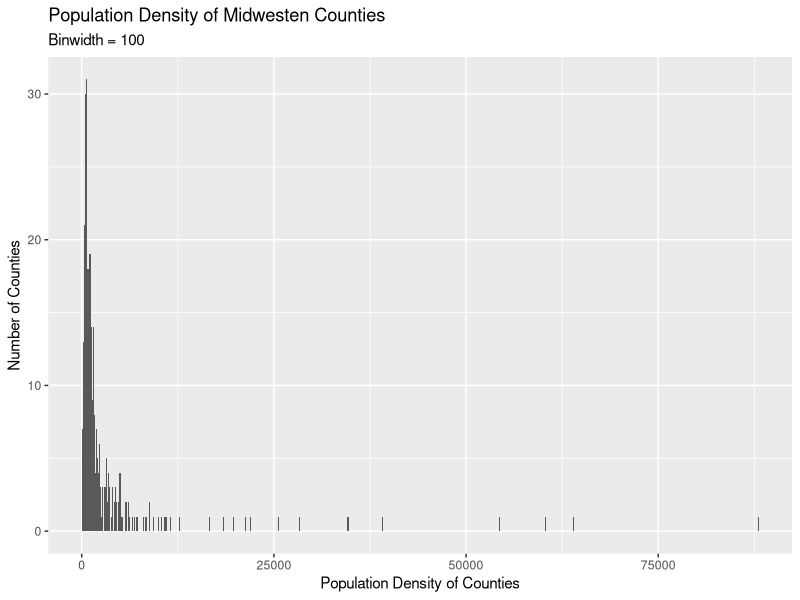
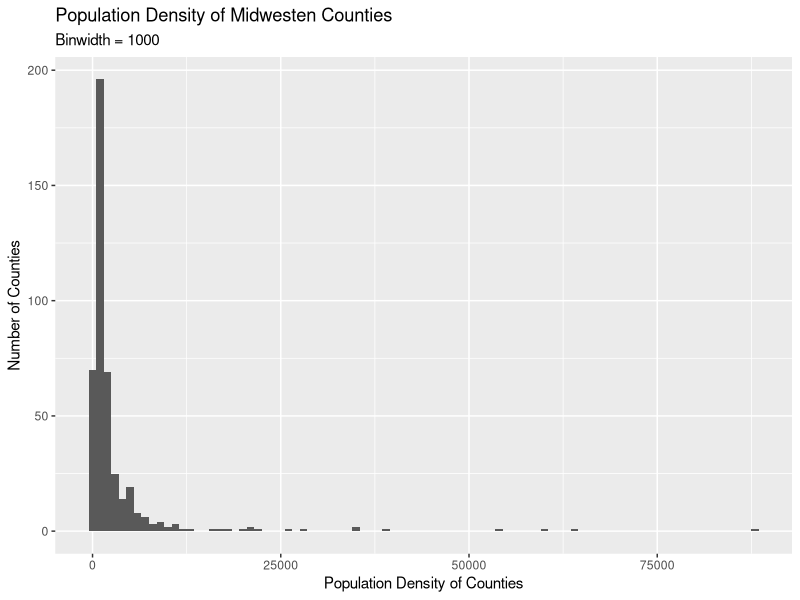
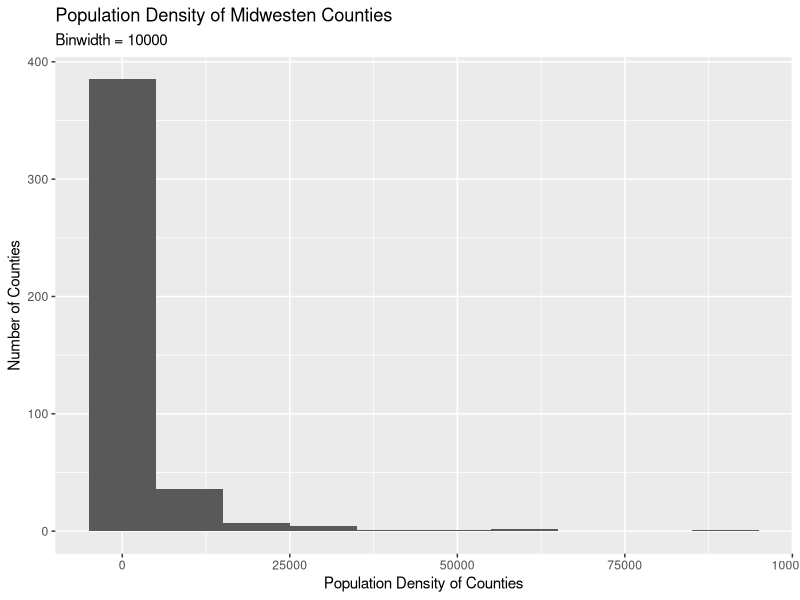
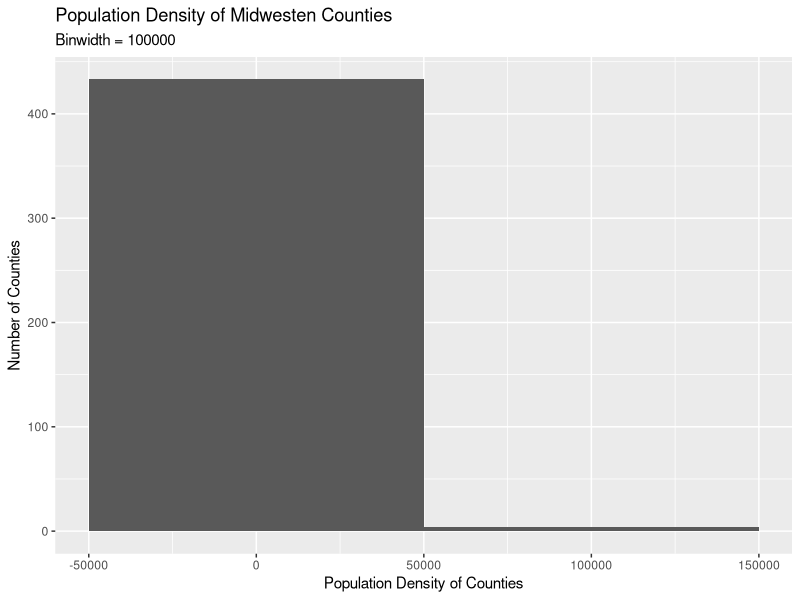
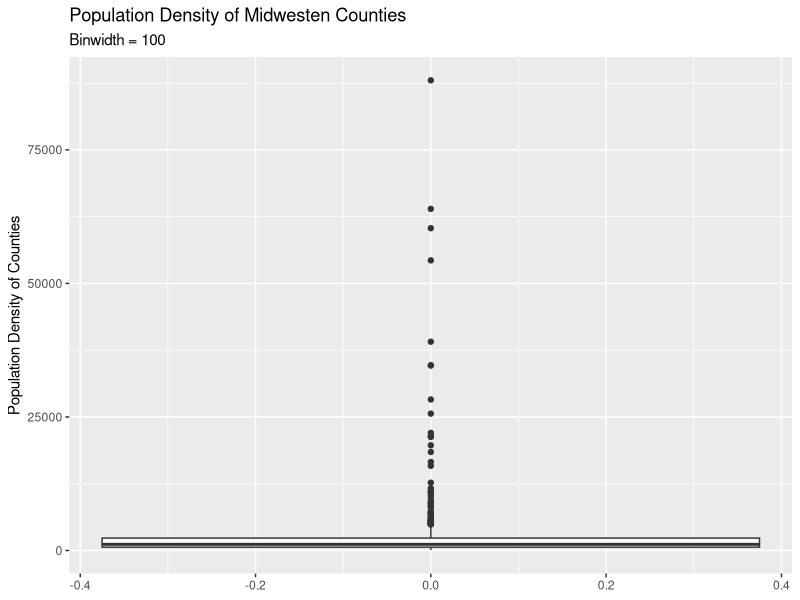

Here is the R script that generated these plots, in order:
## ---- chunk 1
library(tidyverse)
## ---- chunk 2
ggplot(midwest, aes(x = popdensity)) +
  geom_histogram(binwidth = 100) +
  labs(
    x = "Population Density of Counties",
    y = "Number of Counties", 
    title = "Population Density of Midwesten Counties",
    subtitle = "Binwidth = 100"
  ) 
## ---- chunk 3
ggplot(midwest, aes(x = popdensity)) +
  geom_histogram(binwidth = 1000) +
  labs(
    x = "Population Density of Counties",
    y = "Number of Counties", 
    title = "Population Density of Midwesten Counties",
    subtitle = "Binwidth = 1000"
  ) 
## ---- chunk 4
ggplot(midwest, aes(x = popdensity)) +
  geom_histogram(binwidth = 10000) +
  labs(
    x = "Population Density of Counties",
    y = "Number of Counties", 
    title = "Population Density of Midwesten Counties",
    subtitle = "Binwidth = 10000"
  ) 

## ---- chunk 5
ggplot(midwest, aes(x = popdensity)) +
  geom_histogram(binwidth = 100000) +
  labs(
    x = "Population Density of Counties",
    y = "Number of Counties", 
    title = "Population Density of Midwesten Counties",
    subtitle = "Binwidth = 100000"
  ) 
## ---- chunk 6
ggplot(midwest, aes(y = popdensity)) +
  geom_boxplot() +
  labs(
      y = "Population Density of Counties", 
    title = "Population Density of Midwesten Counties",
    subtitle = "Binwidth = 100"
  )
